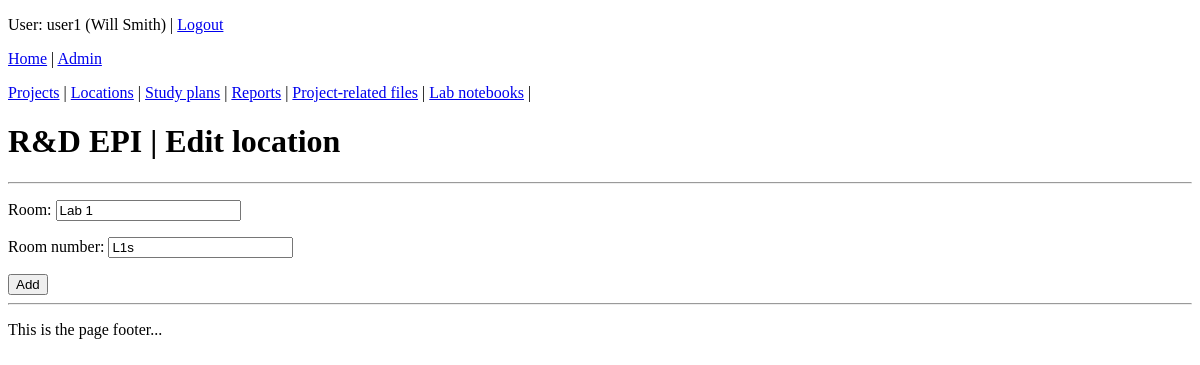
Page /coreapp/location/edit/1 (signed in) on the earlier database version.
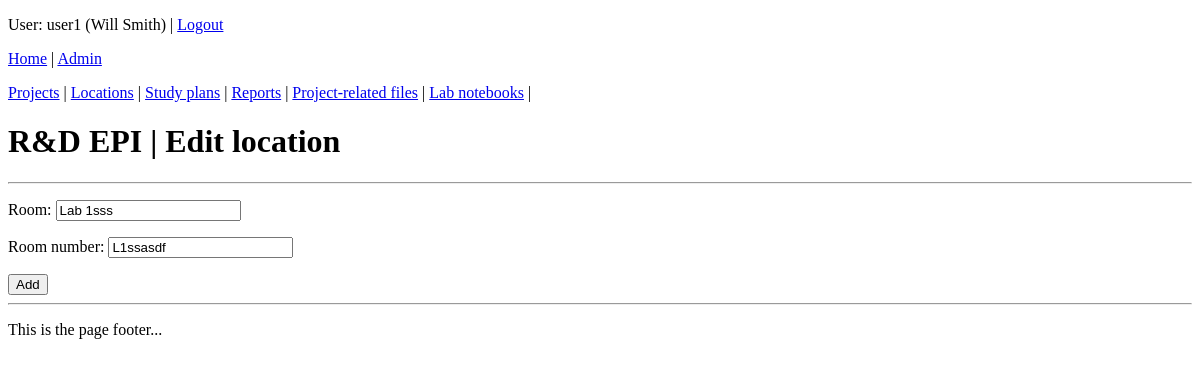
Same page on the later database version.
### coreapp/models.py (models this page shows, shortened)
class Location(models.Model):
    name = models.CharField("Room", max_length=16, null=True, blank=True)
    room_num = models.CharField("Room number", max_length=16, null=True, blank=True)

### coreapp/views.py (the view)
# urls.py: path('location/edit/<int:id>', views.location_edit, name='location-edit'),
@login_required
def location_edit(request, id):
    location = Location.objects.get(id=id)
    form = LocationForm(instance=location)
    context = {'location': location, 'form_location': form, 'page_title': 'R&D EPI | Edit location'}
    return render(request, 'coreapp/location_edit.html', context)

### coreapp/forms.py
class LocationForm(ModelForm):
    class Meta:
        model = Location
        fields = '__all__'

### coreapp/models.py (called while the page is built)
    def __str__(self):
        return self.get_full_name()

### coreapp/templates/coreapp/location_edit.html (shortened to what this page needs)
{% extends 'coreapp/base_generic.html' %}
{% block content %}
	<h1>{{ page_title }}</h1>
	<hr>
		<form action="{% url 'location-update' location.id %}" method="POST">
			{{ form_location.as_p }}
			<button type="submit">Add</button>
		</form>
{% endblock %}

Differences in the rows shown:
changed Location: name "Lab 1" → "Lab 1sss"; room_num "L1s" → "L1ssasdf"
